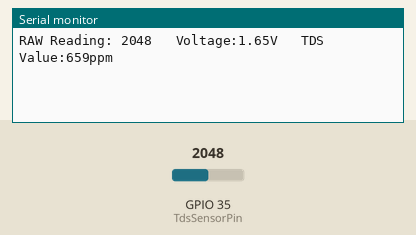
This sketch was run on a simulated ESP32. Shown: the last lines printed to the serial monitor. Inputs (shaded band) come from the test bench; at power-on: GPIO 35 (TdsSensorPin) = 2048 (analog values on the 0–4095 scale).

Above: at 1.2 s.
1.3 s: GPIO 35 (TdsSensorPin) set to 2866
At 2.1 s:
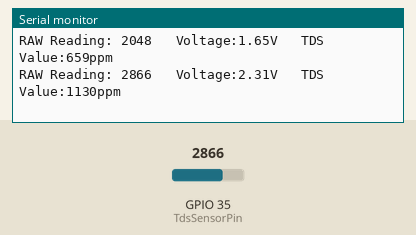
2.8 s: GPIO 35 (TdsSensorPin) set to 3603
At 4.0 s:
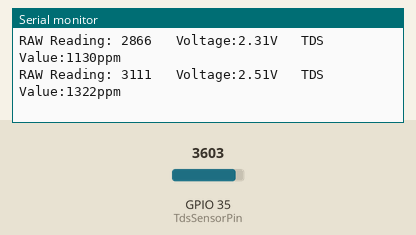
Timing chart, 0 to 5.8 s (numbered marks = the images above; inputs shaded):
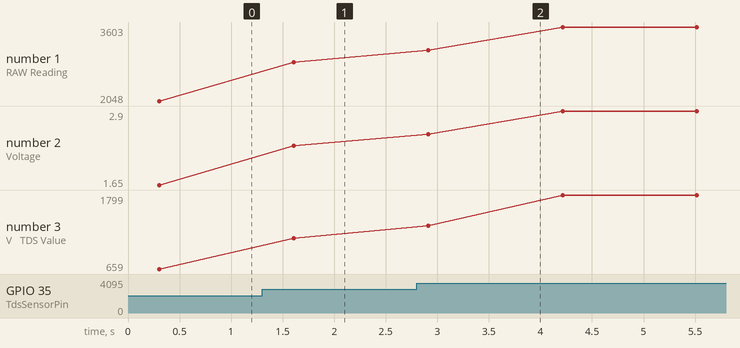

Measured:
- after the input at 1.3 s, the serial monitor: prints a new line after 0.31 s (image 1)
- after the input at 2.8 s, the serial monitor: prints a new line after 0.11 s (image 2)
- plotted number 1: 2048 → 2866 after the input at 1.3 s, 2866 → 3603 after the input at 2.8 s
- plotted number 2: 1.65 → 2.31 after the input at 1.3 s, 2.31 → 2.9 after the input at 2.8 s
- plotted number 3: 659 → 1130 after the input at 1.3 s, 1130 → 1799 after the input at 2.8 s

The sketch:

tds_test.ino
```cpp
#define TdsSensorPin 35
#define VREF 3.3      // analog reference voltage(Volt) of the ADC

void setup()
{
    Serial.begin(115200);
    pinMode(TdsSensorPin, INPUT);
    // Use maximum resolution
    analogReadResolution(12); // ESP32 = 0-4095
}

void loop()
{
    long analogBufferSum = 0;
    // Read 30 times quickly
    for(int i=0; i<30; i++) {
       analogBufferSum += analogRead(TdsSensorPin);
       delay(10);
    }
    float averageVoltage = (analogBufferSum / 30.0) * (3.3 / 4095.0); // read the analog value more stable by the median filtering algorithm, and convert to voltage value
    float temperature = 25.0; // Assume 25C for testing

    // Convert to TDS
    float compensationCoefficient = 1.0 + 0.02 * (temperature - 25.0);
    float compensationVoltage = averageVoltage / compensationCoefficient;
    float tdsValue = (133.42 * pow(compensationVoltage, 3) - 255.86 * pow(compensationVoltage, 2) + 857.39 * compensationVoltage) * 0.5;

    Serial.print("RAW Reading: ");
    Serial.print(analogBufferSum / 30);
    Serial.print("   Voltage:");
    Serial.print(averageVoltage,2);
    Serial.print("V   TDS Value:");
    Serial.print(tdsValue,0);
    Serial.println("ppm");

    delay(1000);
}
```
